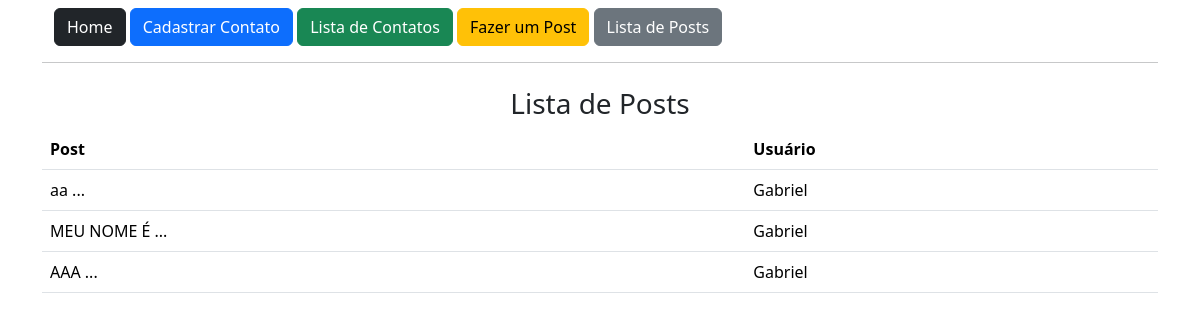
Screenshot of /post/lista/ (signed in) with the database file from the repository.
### app/models.py (models this page shows)
class Post(db.Model):
    id = db.Column(db.Integer, primary_key=True)
    data_criacao = db.Column(db.DateTime, default=datetime.now)
    mensagem = db.Column(db.String, nullable=True)
    user_id = db.Column(db.Integer, db.ForeignKey('user.id'), nullable=True)
    comentarios = db.relationship('PostComentarios', backref='post', lazy=True)
    def msg_resumo(self):
        return f'{self.mensagem[:10]} ...'

class User(db.Model, UserMixin):
    id = db.Column(db.Integer, primary_key=True)
    nome = db.Column(db.String, nullable=True)
    sobrenome = db.Column(db.String, nullable=True)
    email = db.Column(db.String, nullable=True)
    senha = db.Column(db.String, nullable=True)
    posts = db.relationship('Post', backref='user', lazy=True)
    post_comentarios = db.relationship('PostComentarios', backref='user', lazy=True)

### app/view.py (the view)
@app.route('/post/lista/', methods=['GET','POST'])
def postLista():
    posts = Post.query.all()
    print(current_user.posts)
    return render_template('post_lista.html', posts=posts)

### app/models.py (called while the page is built)
@login_manager.user_loader
def load_user(user_id):
    return User.query.get(int(user_id))

### app/templates/post_lista.html (shortened to what this page needs)
{% extends 'base.html' %}
{% block content %}
    <div class="container">
        <div>
            {% include 'nav.html' %}
            <hr>
        </div>
            <div class="row mt-4 text-center">
                <h3>Lista de Posts</h3>
            </div>
            <div class="col-12">
                <table class="table">
                    <thead>
                        <tr>
                            <th>Post</th>
                            <th>Usuário</th>
                        </tr>
                    </thead>
                    <tbody>
                        {% for linha in posts %}
                        <tr>
                            <td>{{linha.msg_resumo()}}</td>
                            <td>{{linha.user.nome}}</td>
                        </tr>
                        {% endfor %}
                    </tbody>
                </table>
            </div>
        </div>
{% endblock %}

### rows the page displays
Post: msg_resumo "aa ...", user.nome "Gabriel"
Post: msg_resumo "MEU NOME É ...", user.nome "Gabriel"
Post: msg_resumo "AAA ...", user.nome "Gabriel"
